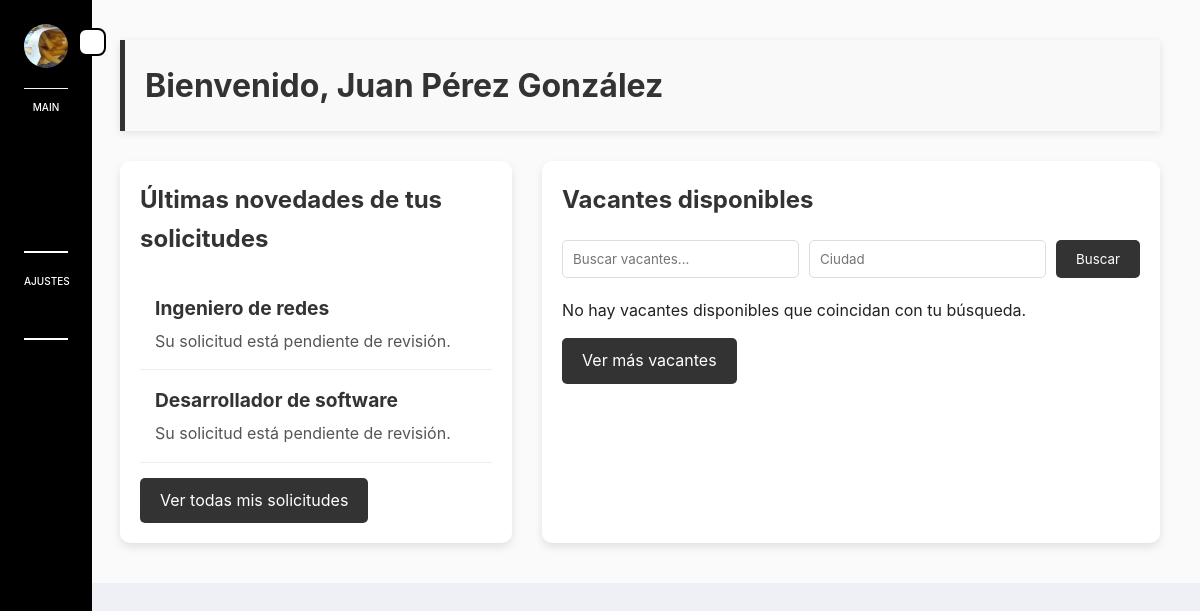
Screenshot of /es/user/prospecto/prospecto_dashboard.php (signed in) with the database file from the repository.
### tables this page shows
CREATE TABLE Prospecto (
  numero INT PRIMARY KEY AUTO_INCREMENT,
  nombre VARCHAR(30) NOT NULL,
  primerApellido VARCHAR(30) NOT NULL,
  segundoApellido VARCHAR(30),
  resumen VARCHAR(300),
  fechaNacimiento DATE NOT NULL,
  numTel VARCHAR(15) NOT NULL,
  usuario INT NOT NULL,
  FOREIGN KEY (usuario) REFERENCES Usuario(numero)
);

CREATE TABLE Solicitud (
    prospecto INT(8) NOT NULL,
    vacante INT(8) NOT NULL,
    estatus VARCHAR(5) NOT NULL,
    es_cancelada BOOLEAN NOT NULL,
    PRIMARY KEY (prospecto, vacante),
    FOREIGN KEY (prospecto) REFERENCES Prospecto(numero),
    FOREIGN KEY (vacante) REFERENCES Vacante(numero),
    FOREIGN KEY (estatus) REFERENCES Estatus_Solicitud(codigo)
);

CREATE TABLE Vacante (
  numero INT PRIMARY KEY AUTO_INCREMENT,
  titulo VARCHAR(30) NOT NULL,
  descripcion VARCHAR(250) NOT NULL,
  salario INT,
  es_directo BOOLEAN NOT NULL,
  cantEmpleados INT NOT NULL,
  fechaInicio DATE NOT NULL,
  fechaCierre DATE NOT NULL,
  diasRestantes INT NOT NULL,
  estado BOOLEAN NOT NULL,
  tipo_contrato VARCHAR(5) NOT NULL,
  empresa INT NOT NULL,
  FOREIGN KEY (tipo_contrato) REFERENCES Tipo_Contrato(codigo),
  FOREIGN KEY (empresa) REFERENCES Empresa(numero)
);

### es/user/prospecto/prospecto_dashboard.php (the view, shortened to what this page needs)
<?php
include_once($_SERVER['DOCUMENT_ROOT'] . '/Outsourcing/config.php');
$user_id = $_SESSION['user_id'];
$query_prospecto = "SELECT nombre, primerApellido, segundoApellido FROM Prospecto WHERE usuario = $user_id";
$result_prospecto = mysqli_query($conexion, $query_prospecto);
$prospecto = mysqli_fetch_assoc($result_prospecto);
$query_solicitudes = "
    SELECT s.*, v.titulo, e.nombre AS nombre_estatus
    FROM Solicitud s
    JOIN Vacante v ON s.vacante = v.numero
    JOIN Estatus_Solicitud e ON s.estatus = e.codigo
    WHERE s.prospecto = (SELECT numero FROM Prospecto WHERE usuario = $user_id)
    ORDER BY s.vacante DESC
    LIMIT 5
";
$result_solicitudes = mysqli_query($conexion, $query_solicitudes);
$query_vacantes = "
    SELECT v.numero, v.titulo, e.ciudad, e.colonia
    FROM Vacante v
    JOIN Empresa e ON v.empresa = e.numero
    WHERE v.fechaCierre >= CURDATE()
    ORDER BY v.fechaInicio DESC
    LIMIT 5
";
$result_vacantes = mysqli_query($conexion, $query_vacantes);
$search_keyword = isset($_GET['search_keyword']) ? mysqli_real_escape_string($conexion, $_GET['search_keyword']) : '';
$search_city = isset($_GET['search_city']) ? mysqli_real_escape_string($conexion, $_GET['search_city']) : '';
?>
<!DOCTYPE html>
<html lang="es">
<head>
    <link rel="stylesheet" href="css/css.css">
</head>
<body>
    <?php include 'incluides/sidebar.php'; ?>
    <div class="container">
        <div class="welcome-message">
            <h1>Bienvenido, <?php echo $prospecto['nombre'] . ' ' . $prospecto['primerApellido'] . ' ' . $prospecto['segundoApellido']; ?></h1>
        </div>
        <div class="dashboard-grid">
            <div class="dashboard-section">
                <h2>Últimas novedades de tus solicitudes</h2>
                <?php if (mysqli_num_rows($result_solicitudes) > 0): ?>
                    <?php while ($solicitud = mysqli_fetch_assoc($result_solicitudes)): ?>
                        <div class="item">
                            <h3><?php echo htmlspecialchars($solicitud['titulo']); ?></h3>
                            <p>
                                <?php
                                    switch ($solicitud['estatus']) {
                                        case 'PEND': echo "Su solicitud está pendiente de revisión."; break;
                                    }
                                ?>
                            </p>
                        </div>
                    <?php endwhile; ?>
                <?php else: ?>
                    <p>No hay solicitudes recientes.</p>
                <?php endif; ?>
                <a href="ver_solicitudes.php" class="btn">Ver todas mis solicitudes</a>
            </div>
            <div class="dashboard-section">
                <h2>Vacantes disponibles</h2>
                <form action="" method="GET" class="search-form">
                    <input type="text" name="search_keyword" placeholder="Buscar vacantes..." value="<?php echo htmlspecialchars($search_keyword); ?>">
                    <input type="text" name="search_city" placeholder="Ciudad" value="<?php echo htmlspecialchars($search_city); ?>">
                    <button type="submit">Buscar</button>
                </form>
                <?php if (mysqli_num_rows($result_vacantes) > 0): ?>
                    <?php while ($vacante = mysqli_fetch_assoc($result_vacantes)): ?>
                        <div class="item">
                            <h3><a href="detalles_vacante.php?id=<?php echo $vacante['numero']; ?>" style="color: #333; text-decoration: none;"><?php echo htmlspecialchars($vacante['titulo']); ?></a></h3>
                            <p><?php echo htmlspecialchars($vacante['ciudad']) . ", " . htmlspecialchars($vacante['colonia']); ?></p>
                        </div>
                    <?php endwhile; ?>
                <?php else: ?>
                    <p>No hay vacantes disponibles que coincidan con tu búsqueda.</p>
                <?php endif; ?>
                <a href="buscar_vacantes.php" class="btn">Ver más vacantes</a>
            </div>
        </div>
    </div>
</body>
</html>

### es/user/prospecto/incluides/sidebar.php (shortened to what this page needs)
<!DOCTYPE html>
<html lang="en">
<head>
    <link rel="stylesheet" href="admin.css">
</head>
<body>
    <section class="sidebarfool">
        <div class="container">
            <div class="sidebar active">
                <div class="menu-btn">
                </div>
                <div class="head">
                    <div class="user-img">
                        <img src="img/user.jpg" alt="No photo">
                    </div>
                </div>
                <div class="nav">
                    <div class="menu">
                        <p class="title">Main</p>
                        <ul>
                            <li class="">
                                <a href="prospecto_dashboard.php">
                                </a>
                            </li>
                            <li>
                                <a href="perfil_empresa.php">
                                </a>
                            </li>
                            <li>
                                <a href="#">
                                </a>
                            </li>
                            <li>
                                <a href="#">
                                </a>
                            </li>
                        </ul>
                    </div>
                    <div class="menu">
                        <p class="title">Ajustes</p>
                        <ul>
                            <li class="">
                                <a href="#">
                                </a>
                            </li>
                </div>
                <div class="menu">
                    <ul>
                        <li class="">
                            <a href="/Outsourcing/es/logout.php">
                            </a>
                        </li>
            </div>
    </section>
</body>
</html>

### es/user/prospecto/css/css.css (style rules this page uses)
body { font-family: 'Roboto', sans-serif; line-height: 1.6; color: #222; background-color: #f4f4f4; margin: 0; display: flex; }
.container { flex: 1; margin: 0 auto; padding: 40px; background-color: #fafafa; }
h1, h2 { color: #333; }
.welcome-message { background-color: #f9f9f9; border-left: 5px solid #333; padding: 20px; margin-bottom: 30px; box-shadow: 0 2px 8px rgba(0, 0, 0, 0.1); }
.dashboard-grid { display: grid; grid-template-columns: 1fr 1fr; gap: 30px; }
.dashboard-section { background-color: #fff; border-radius: 10px; padding: 20px; box-shadow: 0 4px 8px rgba(0, 0, 0, 0.1); }
.dashboard-section h2 { font-weight: 700; margin-bottom: 20px; color: #333; }
.item { padding: 15px; border-bottom: 1px solid #eee; }
.item h3 { font-size: 1.2em; color: #333; margin: 0; }
.item p { color: #555; margin: 5px 0 0; }
.btn { display: inline-block; background-color: #333; color: #fff; padding: 10px 20px; margin-top: 15px; text-align: center; border-radius: 5px; text-decoration: none; transition: background-color 0.3s; }
.search-form { display: flex; gap: 10px; margin-bottom: 20px; }
.search-form input[type="text"] { flex: 1; padding: 10px; border: 1px solid #ddd; border-radius: 5px; }
.search-form button { padding: 10px 20px; background-color: #333; color: #fff; border: none; border-radius: 5px; cursor: pointer; transition: background-color 0.3s; }

### es/user/admin/admin.css (style rules this page uses)
* { margin: 0; padding: 0; font-family: "Inter", sans-serif; box-sizing: border-box; }
body { background-color: #efeff6 ; }
.container { width: 100%; grid-template-columns: 1fr ; }
.sidebar { position: fixed; width: 330px; height: 100vh; display: flex; flex-direction: column; gap: 10px; background-color: #fff; padding: 24px; background-color: #000; transition: all 0.3s; }
.sidebar .head { display: flex; gap: 20px; padding-bottom: 20px; border-bottom: 1px solid #f6f6f6; }
.user-img { width: 44px; height: 44px; border-radius: 50%; overflow: hidden; }
.user-img img { width: 100%; object-fit: cover; }
.user-details .title, .menu .title { font-size: 10px; font-weight: 500; color: white; text-transform: uppercase; margin-bottom: 10px; }
.nav { flex: 1; }
.menu ul li { position: relative; list-style: none; margin-bottom: 5px; }
.menu ul li a { display: flex; align-items: center; gap: 10px; font-size: 14px; font-weight: 500; color: white; text-decoration: none; padding: 12px 8px; border-radius: 8px; transition: all 0.3s; }
.menu:not(:last-child) { padding-bottom: 10px; margin-bottom: 20px; border-bottom: 2px solid #fff; }
.menu-btn { position: absolute; right: -14px; top: 3.5%; width: 28px; height: 28px; border-radius: 8px; display: flex; align-items: center; justify-content: center; cursor: pointer; color: black; border: 2px solid #000; background-color: white; }
.sidebar.active { width: 92px; }
.sidebar.active .menu .title { text-align: center; }
.sidebar.active .menu > ul >li >a { position: relative; display: flex; align-items: center; justify-content: center; }

### rows the page displays
prospecto: nombre "Juan", primerApellido "Pérez", segundoApellido "González"
solicitud: vacante.titulo "Ingeniero de redes", shows "Su solicitud está pendiente de revisión."
solicitud: vacante.titulo "Desarrollador de software", shows "Su solicitud está pendiente de revisión."
